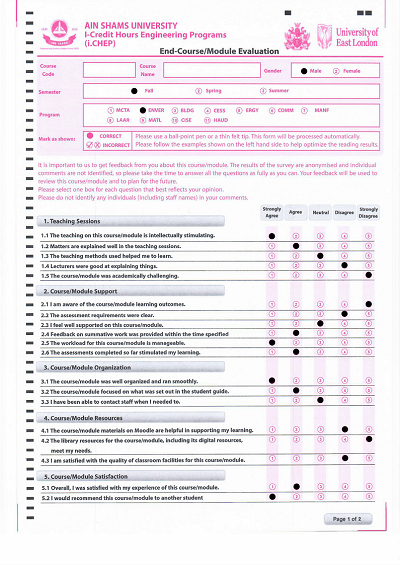
#> input picture test_sample5 resized.png, 400 x 565 px
$ python -i functions.py   (imports and definitions only)
#> lines starting #> are read from the running program, lines starting #| are printed output that depends on the picture; after the words box and inside, x2 and y2 are one past the last pixel; in counts of white or black regions, pixels touching at a corner belong together
#> further down, picture is the input picture: shape (565, 400, 3); mean B, G, R 237.4, 232.7, 238
import numpy as np
import cv2
import math
import imutils

def correctRotation(img):
    img_before = img
    _,img_gray = cv2.threshold(img_before,127,255,cv2.THRESH_BINARY)
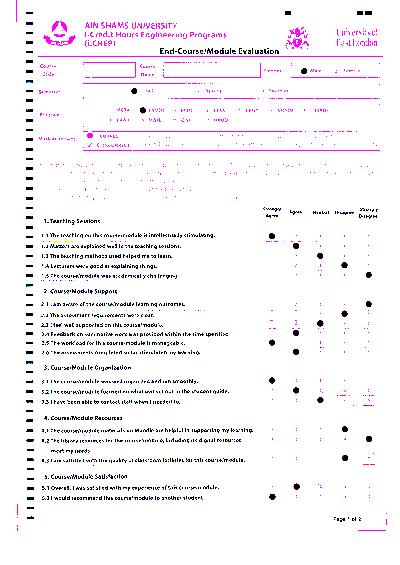
#> img_gray: shape (565, 400, 3); mean B, G, R 247.4, 243.1, 246.9
    img_edges = cv2.Canny(img_gray, 100, 100, apertureSize=3)
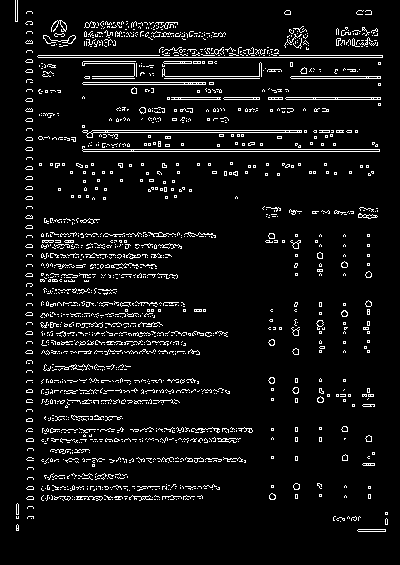
#> img_edges: shape (565, 400); 6.4% white in thin lines or dots, all inside (x1, y1, x2, y2) = (15, 0, 388, 532)
    lines = cv2.HoughLinesP(img_edges, 1, math.pi / 180.0, 100, minLineLength=100, maxLineGap=5)
#> lines = 16 rows, first 6: [38, 57, 382, 57], [83, 151, 379, 151], [83, 132, 306, 132], [83, 130, 306, 130], [38, 55, 382, 55], [83, 149, 379, 149]
    angles = []
    for x1, y1, x2, y2 in lines[0]:
        cv2.line(img_before, (x1, y1), (x2, y2), (255, 0, 0), 3)
        angle = math.degrees(math.atan2(y2 - y1, x2 - x1))
        angles.append(angle)
#> this loop made 1 pass
#> (x1, y1, x2, y2, angle) on pass 1: (38, 57, 382, 57, 0)
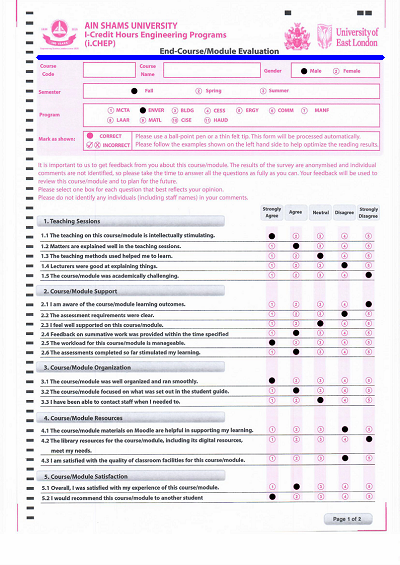
#> img_before: shape (565, 400, 3); 0.77% of pixels changed, all inside (x1, y1, x2, y2) = (36, 55, 385, 60)
#> after the loop, angles = [0]
    median_angle = np.median(angles)
#> median_angle = 0
    img_rotated=imutils.rotate(img_before, median_angle)
    return img_rotated

# [109 lines left out: functions getCircles, getFilledCircles, arrangeY, arrangeX, arrangeXY, rangeEqual and 1 more, not called in this run]

>>> import cv2
>>> picture = cv2.imread('test_sample5 resized.png')
>>> result = correctRotation(picture)
